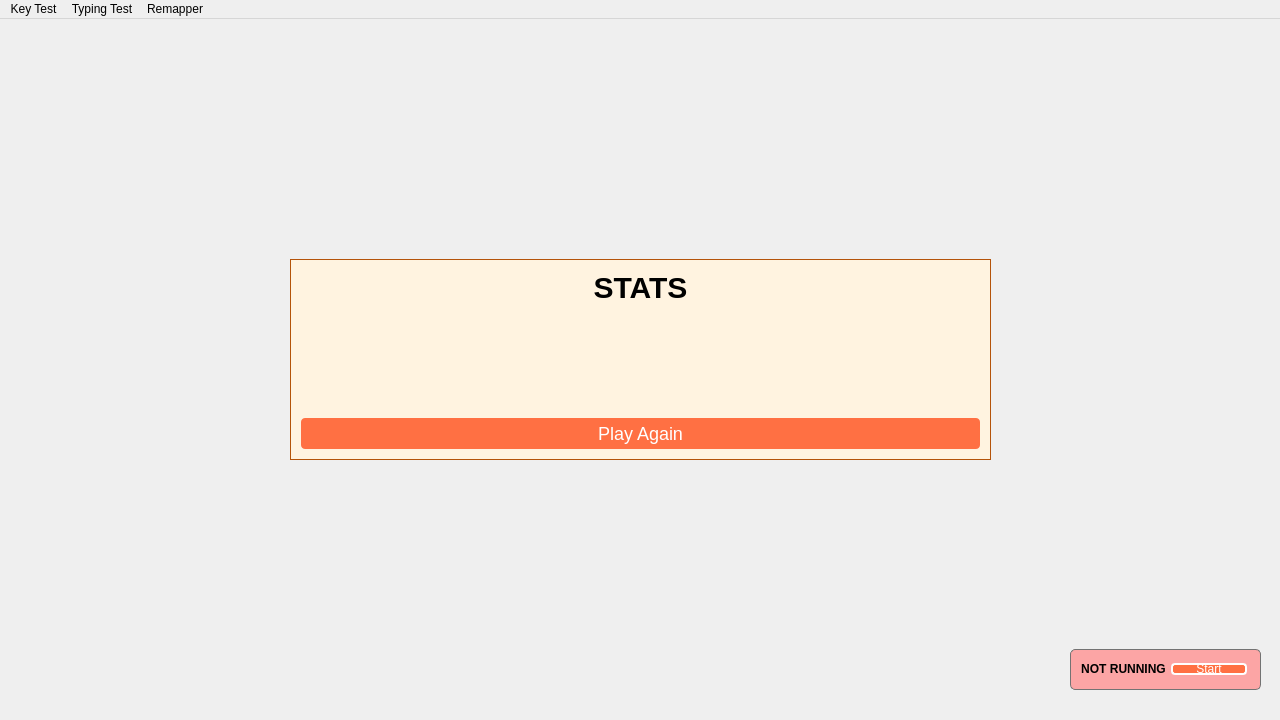
<?xml version="1.0" encoding="UTF-8"?>
<ui version="4.0">
 <class>KeyScanClass</class>
 <widget class="QMainWindow" name="KeyScanClass">
  <property name="geometry">
   <rect>
    <x>0</x>
    <y>0</y>
    <width>1280</width>
    <height>720</height>
   </rect>
  </property>
  <property name="sizePolicy">
   <sizepolicy hsizetype="Fixed" vsizetype="Fixed">
    <horstretch>0</horstretch>
    <verstretch>0</verstretch>
   </sizepolicy>
  </property>
  <property name="windowTitle">
   <string>KeyScan</string>
  </property>
  <property name="styleSheet">
   <string notr="true"/>
  </property>
  <property name="tabShape">
   <enum>QTabWidget::TabShape::Triangular</enum>
  </property>
  <widget class="QWidget" name="MainWindowContainer">
   <property name="layoutDirection">
    <enum>Qt::LayoutDirection::LeftToRight</enum>
   </property>
   <property name="styleSheet">
    <string notr="true"/>
   </property>
   <widget class="QStackedWidget" name="stackedWidget">
    <property name="geometry">
     <rect>
      <x>10</x>
      <y>0</y>
      <width>1351</width>
      <height>701</height>
     </rect>
    </property>
    <property name="currentIndex">
     <number>3</number>
    </property>
    <widget class="QWidget" name="standard_typing_test_page">
     <widget class="QWidget" name="typing_test_container" native="true">
      <property name="geometry">
       <rect>
        <x>-20</x>
        <y>20</y>
        <width>1291</width>
        <height>621</height>
       </rect>
      </property>
      <widget class="QWidget" name="GameTypeWidget" native="true">
       <property name="geometry">
        <rect>
         <x>40</x>
         <y>0</y>
         <width>331</width>
         <height>91</height>
        </rect>
       </property>
       <widget class="QWidget" name="verticalLayoutWidget_4">
        <property name="geometry">
         <rect>
          <x>10</x>
          <y>10</y>
          <width>160</width>
          <height>80</height>
         </rect>
        </property>
        <layout class="QVBoxLayout" name="verticalLayout_2">
         <item>
          <widget class="QRadioButton" name="radio_standard">
           <property name="text">
            <string>Standard</string>
           </property>
           <property name="checked">
            <bool>true</bool>
           </property>
          </widget>
         </item>
         <item>
          <widget class="QRadioButton" name="radio_pro">
           <property name="text">
            <string>Pro</string>
           </property>
          </widget>
         </item>
         <item>
          <widget class="QRadioButton" name="radio_extreme">
           <property name="text">
            <string>Extreme</string>
           </property>
           <property name="checked">
            <bool>false</bool>
           </property>
          </widget>
         </item>
        </layout>
       </widget>
       <widget class="QPushButton" name="start_typing_test_button">
        <property name="geometry">
         <rect>
          <x>180</x>
          <y>60</y>
          <width>141</width>
          <height>31</height>
         </rect>
        </property>
        <property name="styleSheet">
         <string notr="true">
									   QPushButton {
									   background-color: #FF7043;
									   border-radius: 4px;
									   color: white;
									   font-size: 16px;
									   padding: 5px;
									   }
								   </string>
        </property>
        <property name="text">
         <string>Start Typing Test</string>
        </property>
       </widget>
      </widget>
      <widget class="QLabel" name="label">
       <property name="geometry">
        <rect>
         <x>50</x>
         <y>410</y>
         <width>1229</width>
         <height>439</height>
        </rect>
       </property>
       <property name="text">
        <string>TextLabel</string>
       </property>
      </widget>
      <widget class="QWidget" name="horizontalLayoutWidget_13">
       <property name="geometry">
        <rect>
         <x>1110</x>
         <y>0</y>
         <width>160</width>
         <height>80</height>
        </rect>
       </property>
       <layout class="QHBoxLayout" name="horizontalLayout">
        <item>
         <widget class="QLabel" name="time_label">
          <property name="styleSheet">
           <string notr="true">* {
font-size: 40px;
font-weight: bold;
}
</string>
          </property>
          <property name="text">
           <string>00:00</string>
          </property>
          <property name="alignment">
           <set>Qt::AlignmentFlag::AlignCenter</set>
          </property>
         </widget>
        </item>
       </layout>
      </widget>
      <widget class="QWidget" name="words_widget" native="true">
       <property name="enabled">
        <bool>true</bool>
       </property>
       <property name="geometry">
        <rect>
         <x>40</x>
         <y>100</y>
         <width>1241</width>
         <height>501</height>
        </rect>
       </property>
      </widget>
     </widget>
    </widget>
    <widget class="QWidget" name="remapper_page">
     <property name="styleSheet">
      <string notr="true">#remapper_page {
background-color: #e4e4e7;
}</string>
     </property>
     <widget class="QLabel" name="remapper_title">
      <property name="geometry">
       <rect>
        <x>460</x>
        <y>10</y>
        <width>401</width>
        <height>61</height>
       </rect>
      </property>
      <property name="styleSheet">
       <string notr="true">
					   QLabel {
					   font-size: 60px;
					   color: #FF6D00;
					   font-weight: bold;
					   }
				   </string>
      </property>
      <property name="text">
       <string>Key Remapper</string>
      </property>
     </widget>
     <widget class="QWidget" name="bindings_list_container" native="true">
      <property name="geometry">
       <rect>
        <x>40</x>
        <y>130</y>
        <width>311</width>
        <height>431</height>
       </rect>
      </property>
      <property name="styleSheet">
       <string notr="true">
					   QWidget {
					   background-color: #FFF3E0;
					   border-radius: 10px;
					   border: 1px solid #FFCC80;
					   }
				   </string>
      </property>
      <widget class="QWidget" name="verticalLayoutWidget">
       <property name="geometry">
        <rect>
         <x>0</x>
         <y>0</y>
         <width>311</width>
         <height>431</height>
        </rect>
       </property>
       <layout class="QVBoxLayout" name="bindings_layout"/>
      </widget>
     </widget>
     <widget class="QPushButton" name="clear_bindings_button">
      <property name="geometry">
       <rect>
        <x>40</x>
        <y>80</y>
        <width>171</width>
        <height>41</height>
       </rect>
      </property>
      <property name="cursor">
       <cursorShape>PointingHandCursor</cursorShape>
      </property>
      <property name="styleSheet">
       <string notr="true">
					   QPushButton {
					   background-color: #FF7043;
					   border-radius: 4px;
					   color: white;
					   font-size: 18px;
					   padding: 5px;
					   }
				   </string>
      </property>
      <property name="text">
       <string>Clear All Bindings</string>
      </property>
     </widget>
     <widget class="QWidget" name="remapper_widget" native="true">
      <property name="geometry">
       <rect>
        <x>530</x>
        <y>200</y>
        <width>241</width>
        <height>101</height>
       </rect>
      </property>
      <property name="styleSheet">
       <string notr="true">#remapper_widget {
					   background-color: #FFF3E0;
					   border-radius: 10px;
					   border: 1px solid #FFCC80;
}
				   </string>
      </property>
      <widget class="QWidget" name="verticalLayoutWidget_2">
       <property name="geometry">
        <rect>
         <x>0</x>
         <y>0</y>
         <width>231</width>
         <height>51</height>
        </rect>
       </property>
       <layout class="QVBoxLayout" name="verticalLayout" stretch="0">
        <item>
         <layout class="QHBoxLayout" name="from_key_layout">
          <item>
           <widget class="QPushButton" name="from_key_button">
            <property name="styleSheet">
             <string notr="true">* {
					   background-color: #d4d4d8;
					   border-radius: 4px;
border: 1px solid #3f3f46;
					   color: #27272a;
padding: 2px;
margin: 4px;
font-weight: bold;
					   font-size: 14px;
}</string>
            </property>
            <property name="text">
             <string>Select Key to Remap</string>
            </property>
           </widget>
          </item>
          <item>
           <widget class="QLabel" name="from_key_label">
            <property name="styleSheet">
             <string notr="true">QLabel {
    background-color: #d4d4d8;
    border: 2px solid #3f3f46;
    border-bottom-width: 3px; 
    border-radius: 6px;       
    font: bold 12px &quot;Arial&quot;;   /* Bold font for clarity */
    max-width: 40px;           /* Wider key width */
    max-height: 40px;          /* Taller key height */
    text-align: center;        /* Center text for button */
}</string>
            </property>
            <property name="text">
             <string/>
            </property>
           </widget>
          </item>
         </layout>
        </item>
       </layout>
      </widget>
     </widget>
     <widget class="QPushButton" name="create_new_binding_button">
      <property name="geometry">
       <rect>
        <x>530</x>
        <y>310</y>
        <width>241</width>
        <height>36</height>
       </rect>
      </property>
      <property name="cursor">
       <cursorShape>PointingHandCursor</cursorShape>
      </property>
      <property name="styleSheet">
       <string notr="true">
									   QPushButton {
									   background-color: #FF7043;
									   border-radius: 4px;
									   color: white;
									   font-size: 18px;
									   padding: 5px;
									   }
								   </string>
      </property>
      <property name="text">
       <string>Add Bindings</string>
      </property>
     </widget>
     <widget class="QWidget" name="verticalLayoutWidget_3">
      <property name="geometry">
       <rect>
        <x>530</x>
        <y>250</y>
        <width>231</width>
        <height>51</height>
       </rect>
      </property>
      <layout class="QVBoxLayout" name="verticalLayout_4" stretch="0">
       <item>
        <layout class="QHBoxLayout" name="to_key_layout" stretch="0,1">
         <item>
          <widget class="QPushButton" name="to_key_button">
           <property name="styleSheet">
            <string notr="true">* {
					   background-color: #d4d4d8;
					   border-radius: 4px;
border: 1px solid #3f3f46;
					   color: #27272a;
padding: 2px;
margin: 4px;
font-weight: bold;
					   font-size: 14px;
}</string>
           </property>
           <property name="text">
            <string>New Key Assignment</string>
           </property>
          </widget>
         </item>
         <item>
          <widget class="QLabel" name="to_key_label">
           <property name="styleSheet">
            <string notr="true">QLabel {
    background-color: #d4d4d8;
    border: 2px solid #3f3f46;
    border-bottom-width: 3px; 
    border-radius: 6px;       
    font: bold 12px &quot;Arial&quot;;   /* Bold font for clarity */
    max-width: 40px;           /* Wider key width */
    max-height: 40px;          /* Taller key height */
    text-align: center;        /* Center text for button */
}</string>
           </property>
           <property name="text">
            <string/>
           </property>
          </widget>
         </item>
        </layout>
       </item>
      </layout>
     </widget>
     <widget class="QLabel" name="remapper_title_2">
      <property name="geometry">
       <rect>
        <x>100</x>
        <y>10</y>
        <width>221</width>
        <height>61</height>
       </rect>
      </property>
      <property name="styleSheet">
       <string notr="true">
					   QLabel {
					   font-size: 40px;
					   color: #FF6D00;
					   font-weight: bold;
					   }
				   </string>
      </property>
      <property name="text">
       <string>Bindings</string>
      </property>
     </widget>
    </widget>
    <widget class="QWidget" name="key_test_page">
     <property name="styleSheet">
      <string notr="true"/>
     </property>
     <widget class="QWidget" name="KeyboardContainer" native="true">
      <property name="geometry">
       <rect>
        <x>30</x>
        <y>150</y>
        <width>1151</width>
        <height>321</height>
       </rect>
      </property>
      <property name="styleSheet">
       <string notr="true">QPushButton {
	background-color: #FEECE0;
    border: 1px solid #b45309; 
    border-radius: 6px;        
    border-bottom-width: 2px; 
    border-bottom-color: #b45309; 
	padding: 9px 9px;
    font: bold 12px &quot;Arial&quot;;    
    min-width: 20px;           
    min-height: 20px;
    margin: 2px;
}

#KeyboardContainer {
   background-color: #e7e5e4;
   border-radius: 10px;
   border: 1px solid #94a3b8
}</string>
      </property>
      <widget class="QWidget" name="horizontalLayoutWidget_7">
       <property name="geometry">
        <rect>
         <x>10</x>
         <y>210</y>
         <width>741</width>
         <height>51</height>
        </rect>
       </property>
       <layout class="QHBoxLayout" name="row5_layout"/>
      </widget>
      <widget class="QWidget" name="horizontalLayoutWidget_8">
       <property name="geometry">
        <rect>
         <x>10</x>
         <y>160</y>
         <width>741</width>
         <height>51</height>
        </rect>
       </property>
       <layout class="QHBoxLayout" name="row4_layout"/>
      </widget>
      <widget class="QWidget" name="horizontalLayoutWidget_3">
       <property name="geometry">
        <rect>
         <x>10</x>
         <y>60</y>
         <width>741</width>
         <height>51</height>
        </rect>
       </property>
       <layout class="QHBoxLayout" name="row2_layout"/>
      </widget>
      <widget class="QWidget" name="horizontalLayoutWidget">
       <property name="geometry">
        <rect>
         <x>10</x>
         <y>10</y>
         <width>741</width>
         <height>51</height>
        </rect>
       </property>
       <layout class="QHBoxLayout" name="f1_layout"/>
      </widget>
      <widget class="QWidget" name="horizontalLayoutWidget_9">
       <property name="geometry">
        <rect>
         <x>10</x>
         <y>110</y>
         <width>741</width>
         <height>51</height>
        </rect>
       </property>
       <layout class="QHBoxLayout" name="row3_layout"/>
      </widget>
      <widget class="QWidget" name="horizontalLayoutWidget_10">
       <property name="geometry">
        <rect>
         <x>10</x>
         <y>260</y>
         <width>741</width>
         <height>51</height>
        </rect>
       </property>
       <layout class="QHBoxLayout" name="row6_layout"/>
      </widget>
      <widget class="QWidget" name="KeyArrowsContainer" native="true">
       <property name="geometry">
        <rect>
         <x>760</x>
         <y>190</y>
         <width>191</width>
         <height>121</height>
        </rect>
       </property>
       <widget class="QWidget" name="horizontalLayoutWidget_2">
        <property name="geometry">
         <rect>
          <x>0</x>
          <y>70</y>
          <width>191</width>
          <height>51</height>
         </rect>
        </property>
        <layout class="QHBoxLayout" name="bottom_arrow_layout"/>
       </widget>
       <widget class="QWidget" name="horizontalLayoutWidget_4">
        <property name="geometry">
         <rect>
          <x>0</x>
          <y>20</y>
          <width>191</width>
          <height>51</height>
         </rect>
        </property>
        <layout class="QHBoxLayout" name="top_arrow_layout"/>
       </widget>
      </widget>
      <widget class="QWidget" name="horizontalLayoutWidget_5">
       <property name="geometry">
        <rect>
         <x>760</x>
         <y>10</y>
         <width>191</width>
         <height>51</height>
        </rect>
       </property>
       <layout class="QHBoxLayout" name="row_7_layout"/>
      </widget>
      <widget class="QWidget" name="horizontalLayoutWidget_6">
       <property name="geometry">
        <rect>
         <x>760</x>
         <y>60</y>
         <width>191</width>
         <height>51</height>
        </rect>
       </property>
       <layout class="QHBoxLayout" name="row_8_layout"/>
      </widget>
      <widget class="QWidget" name="horizontalLayoutWidget_11">
       <property name="geometry">
        <rect>
         <x>960</x>
         <y>10</y>
         <width>181</width>
         <height>301</height>
        </rect>
       </property>
       <layout class="QHBoxLayout" name="numpad_layout"/>
      </widget>
     </widget>
     <widget class="QWidget" name="RecentKeyContainer" native="true">
      <property name="geometry">
       <rect>
        <x>30</x>
        <y>60</y>
        <width>411</width>
        <height>80</height>
       </rect>
      </property>
      <property name="styleSheet">
       <string notr="true">#RecentKeyContainer {
background-color: #e7e5e4;
border-radius: 8px;
}

QPushButton {
    background-color: #FEECE0;
    border: 2px solid #b45309;
    border-bottom-width: 3px;
    border-radius: 6px;       
    font: bold 12px 'Arial'; /* Bold font for clarity */
    max-width: 40px;           /* Wider key width */
    max-height: 40px;          /* Taller key height */
    text-align: center;        /* Center text for button */
}</string>
      </property>
      <widget class="QWidget" name="horizontalLayoutWidget_12">
       <property name="geometry">
        <rect>
         <x>0</x>
         <y>0</y>
         <width>411</width>
         <height>80</height>
        </rect>
       </property>
       <layout class="QHBoxLayout" name="recent_key_layout">
        <property name="spacing">
         <number>0</number>
        </property>
       </layout>
      </widget>
     </widget>
     <widget class="QPushButton" name="reset_keyboard_button">
      <property name="geometry">
       <rect>
        <x>450</x>
        <y>100</y>
        <width>151</width>
        <height>41</height>
       </rect>
      </property>
      <property name="cursor">
       <cursorShape>PointingHandCursor</cursorShape>
      </property>
      <property name="styleSheet">
       <string notr="true">
									   QPushButton {
									   background-color: #FF7043;
									   border-radius: 4px;
									   color: white;
									   font-size: 18px;
									   padding: 5px;
font-weight: bold;
									   }
								   </string>
      </property>
      <property name="text">
       <string>Reset Keyboard</string>
      </property>
     </widget>
     <widget class="QLabel" name="recent_key_text">
      <property name="geometry">
       <rect>
        <x>30</x>
        <y>10</y>
        <width>381</width>
        <height>51</height>
       </rect>
      </property>
      <property name="styleSheet">
       <string notr="true">
					   QLabel {
					   font-size: 30px;
					   color: #FF6D00;
					   font-weight: bold;
					   }
				   </string>
      </property>
      <property name="text">
       <string>Recent Keys Pressed</string>
      </property>
     </widget>
    </widget>
    <widget class="QWidget" name="test_results_page">
     <widget class="QWidget" name="stats_widget" native="true">
      <property name="geometry">
       <rect>
        <x>280</x>
        <y>240</y>
        <width>701</width>
        <height>201</height>
       </rect>
      </property>
      <property name="styleSheet">
       <string notr="true">#stats_widget {
border: 1px solid #b45309;
					   background-color: #FFF3E0;
}</string>
      </property>
      <widget class="QWidget" name="verticalLayoutWidget_6">
       <property name="geometry">
        <rect>
         <x>0</x>
         <y>0</y>
         <width>701</width>
         <height>201</height>
        </rect>
       </property>
       <layout class="QVBoxLayout" name="stats_layout">
        <item>
         <widget class="QLabel" name="stats_title_label">
          <property name="styleSheet">
           <string notr="true">#stats_title_label {
font-size: 30px;
font-weight: bold;
}</string>
          </property>
          <property name="text">
           <string>STATS</string>
          </property>
          <property name="alignment">
           <set>Qt::AlignmentFlag::AlignCenter</set>
          </property>
         </widget>
        </item>
        <item>
         <widget class="QLabel" name="duration_label">
          <property name="text">
           <string/>
          </property>
         </widget>
        </item>
        <item>
         <widget class="QLabel" name="wpm_label">
          <property name="text">
           <string/>
          </property>
         </widget>
        </item>
        <item>
         <widget class="QLabel" name="accuracy_label">
          <property name="enabled">
           <bool>true</bool>
          </property>
          <property name="text">
           <string/>
          </property>
         </widget>
        </item>
        <item>
         <widget class="QPushButton" name="play_again_button">
          <property name="cursor">
           <cursorShape>PointingHandCursor</cursorShape>
          </property>
          <property name="styleSheet">
           <string notr="true">
									   QPushButton {
									   background-color: #FF7043;
									   border-radius: 4px;
									   color: white;
									   font-size: 18px;
									   padding: 5px;
									   }
								   </string>
          </property>
          <property name="text">
           <string>Play Again</string>
          </property>
         </widget>
        </item>
       </layout>
      </widget>
     </widget>
    </widget>
   </widget>
   <widget class="QWidget" name="remapper_state_widget" native="true">
    <property name="geometry">
     <rect>
      <x>1070</x>
      <y>630</y>
      <width>191</width>
      <height>41</height>
     </rect>
    </property>
    <property name="styleSheet">
     <string notr="true">#remapper_state_widget {
background-color: #fca5a5;
border: 1px solid #737373;
padding: 2px 2px;
border-radius: 5%;
}</string>
    </property>
    <widget class="QWidget" name="layoutWidget">
     <property name="geometry">
      <rect>
       <x>0</x>
       <y>0</y>
       <width>191</width>
       <height>40</height>
      </rect>
     </property>
     <layout class="QHBoxLayout" name="toggle_remap_label" stretch="0,0">
      <property name="spacing">
       <number>2</number>
      </property>
      <property name="sizeConstraint">
       <enum>QLayout::SizeConstraint::SetNoConstraint</enum>
      </property>
      <item>
       <widget class="QLabel" name="is_running_label">
        <property name="sizePolicy">
         <sizepolicy hsizetype="Preferred" vsizetype="Preferred">
          <horstretch>0</horstretch>
          <verstretch>0</verstretch>
         </sizepolicy>
        </property>
        <property name="styleSheet">
         <string notr="true">* {
    font-size: 12px;
    color: black;
	font-weight: bold;
}</string>
        </property>
        <property name="text">
         <string>NOT RUNNING</string>
        </property>
        <property name="alignment">
         <set>Qt::AlignmentFlag::AlignCenter</set>
        </property>
       </widget>
      </item>
      <item>
       <widget class="QPushButton" name="change_remap_state_button">
        <property name="sizePolicy">
         <sizepolicy hsizetype="Preferred" vsizetype="Preferred">
          <horstretch>0</horstretch>
          <verstretch>0</verstretch>
         </sizepolicy>
        </property>
        <property name="minimumSize">
         <size>
          <width>0</width>
          <height>0</height>
         </size>
        </property>
        <property name="focusPolicy">
         <enum>Qt::FocusPolicy::NoFocus</enum>
        </property>
        <property name="styleSheet">
         <string notr="true">
									   QPushButton {
									   background-color: #FF7043;
									   border-radius: 4px;
										border: 2px solid white;
									   color: white;
									   font-size: 16;
									   margin: 3px;
									   }
								   </string>
        </property>
        <property name="text">
         <string>Start</string>
        </property>
       </widget>
      </item>
     </layout>
    </widget>
   </widget>
  </widget>
  <widget class="QMenuBar" name="menuBar">
   <property name="geometry">
    <rect>
     <x>0</x>
     <y>0</y>
     <width>1280</width>
     <height>21</height>
    </rect>
   </property>
   <widget class="QMenu" name="menu_typing_test">
    <property name="title">
     <string>Typing Test</string>
    </property>
    <addaction name="action_standard_typing_test"/>
   </widget>
   <widget class="QMenu" name="menu_key_remapper">
    <property name="title">
     <string>Remapper</string>
    </property>
    <addaction name="separator"/>
    <addaction name="action_key_remapper"/>
   </widget>
   <widget class="QMenu" name="menu_key_test">
    <property name="title">
     <string>Key Test</string>
    </property>
    <addaction name="action_key_test"/>
   </widget>
   <addaction name="menu_key_test"/>
   <addaction name="menu_typing_test"/>
   <addaction name="menu_key_remapper"/>
  </widget>
  <action name="action_key_test">
   <property name="text">
    <string>Full Keyboard Test</string>
   </property>
  </action>
  <action name="action_standard_typing_test">
   <property name="text">
    <string>Standard Typing Test</string>
   </property>
  </action>
  <action name="action_key_remapper">
   <property name="text">
    <string>Remap your Keyboard</string>
   </property>
  </action>
 </widget>
 <layoutdefault spacing="6" margin="11"/>
 <resources>
  <include location="KeyScan.qrc"/>
 </resources>
 <connections/>
</ui>
